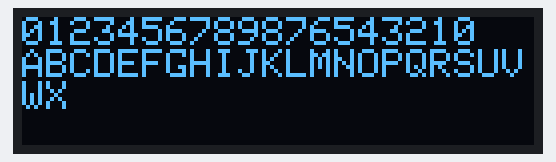
Bench run of a sketch on a simulated Arduino Uno, built with avr-gcc and run on an emulated ATmega328P. On the bench: 128×32 one-colour display. The display library's start-up logo is not drawn.

Above: at 2.1 s.

The sketch:

oled_test.ino
```cpp
#include <SPI.h>
#include <Wire.h>
#include <Adafruit_GFX.h>
#include <Adafruit_SSD1306.h>

#define SCREEN_WIDTH 128
#define SCREEN_HEIGHT 32

#define OLED_RESET -1
#define SCREEN_ADDRESS 0x3C
Adafruit_SSD1306 display(SCREEN_WIDTH, SCREEN_HEIGHT, &Wire, OLED_RESET);

void setup() {
  if(!display.begin(SSD1306_SWITCHCAPVCC, SCREEN_ADDRESS)) {
    for(;;);
  }
  display.display();
  delay(2000);
  display.clearDisplay();
  display.display();
  display.setTextSize(1);
  display.setTextColor(SSD1306_WHITE);
  display.setCursor(0, 0);
  display.println("0123456789876543210");
  display.println("ABCDEFGHIJKLMNOPQRSUVWX");
  display.display();
}

void loop() {
}
```
